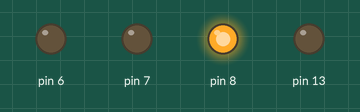
Bench run of a sketch on a simulated Arduino Uno, built with avr-gcc and run on an emulated ATmega328P. Parts: output pins drawn as LEDs (lit = HIGH).

Above: at 0.2 s.
At 1.2 s:
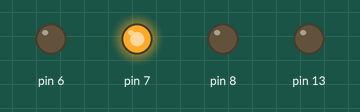
At 3.2 s:
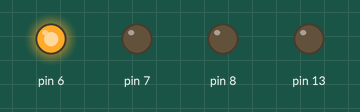
At 6.7 s:
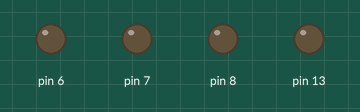
Timing chart, 0 to 10.4 s (numbered marks = the images above):
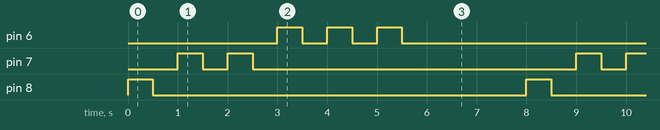

Measured:
- by itself, pin 6: repeats every 8.0 s: 2 × (LOW 0.50 s, HIGH 0.50 s), LOW 5.5 s, HIGH 0.50 s
- by itself, pin 7: repeats every 8.0 s: LOW 0.50 s, HIGH 0.50 s, LOW 6.5 s, HIGH 0.50 s
- by itself, pin 8: alternates HIGH for 0.50 s and LOW for 7.5 s

The sketch:

prog_rgb_1.ino
```cpp
int R = 1;
int G = 2;
int B = 3;

void setup() {
  pinMode(13,OUTPUT);
  pinMode(6, OUTPUT);
  pinMode(7, OUTPUT);
  pinMode(8, OUTPUT);
}
void loop() {
  digitalWrite(13,LOW);

  while (R != 0) {
    digitalWrite(8, HIGH);
    delay(500);
    digitalWrite(8, LOW);
    delay(500);
    R--;
  }


  while (G != 0) {
    digitalWrite(7, HIGH);
    delay(500);
    digitalWrite(7, LOW);
    delay(500);
    G--;
  }

  while (B != 0) {
    digitalWrite(6, HIGH);
    delay(500);
    digitalWrite(6, LOW);
    delay(500);
    B--;
  }
    delay(2000);
    R = 1;
    G = 2;
    B = 3;
}
```
